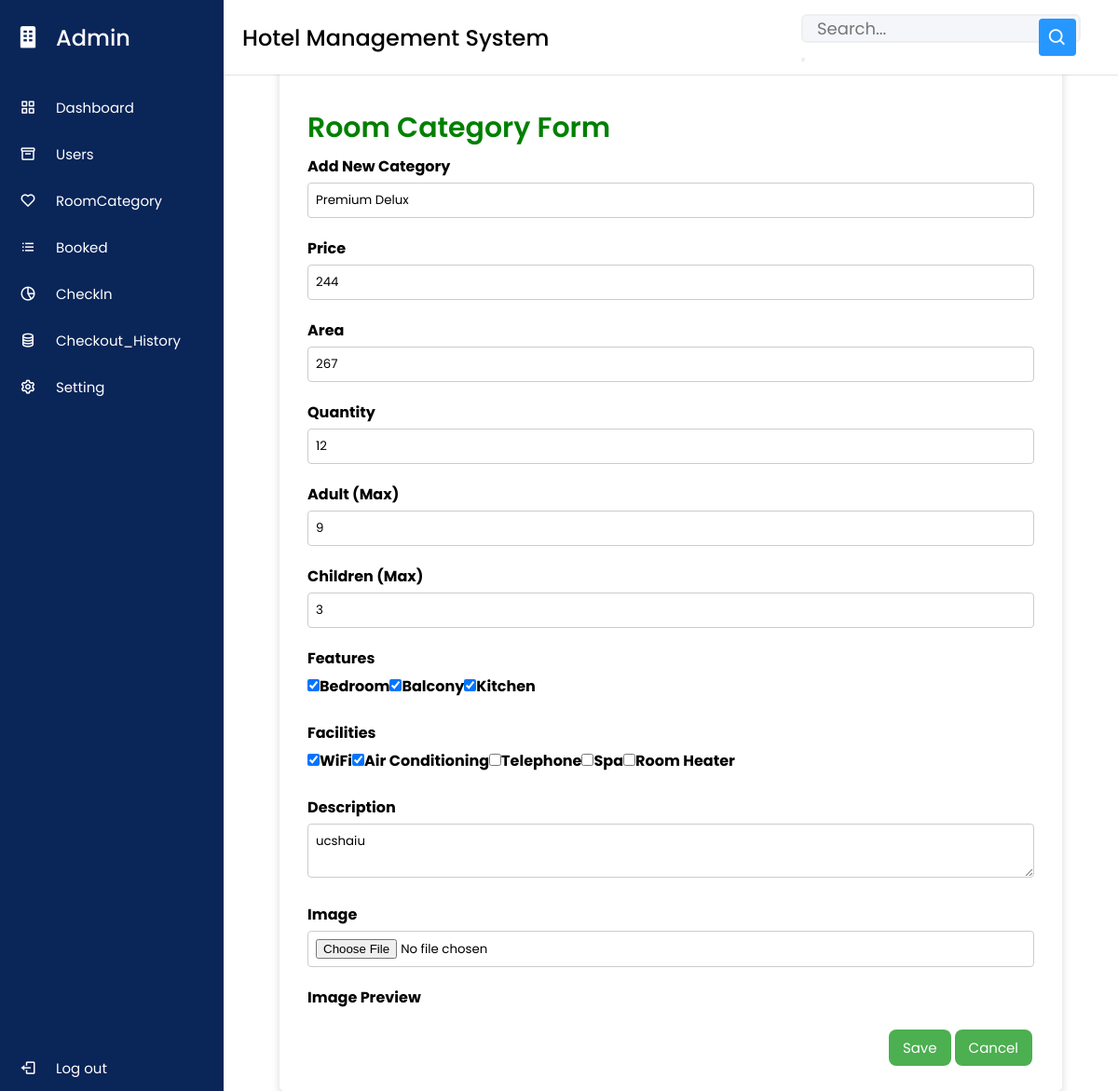
Screenshot of /admin/edit_room.php?edit=33 (signed in) with the database file from the repository.
### tables this page shows
CREATE TABLE `room_categories` (
  `room_id` int(11) NOT NULL,
  `name` varchar(255) NOT NULL,
  `price` varchar(255) NOT NULL,
  `image` varchar(255) NOT NULL,
  `area` varchar(255) NOT NULL,
  `quantity` int(50) NOT NULL,
  `adult` int(50) NOT NULL,
  `children` int(50) NOT NULL,
  `desc` varchar(1000) NOT NULL,
  `facilities` varchar(50) NOT NULL,
  `features` varchar(55) NOT NULL
);

### admin/edit_room.php (the view, shortened to what this page needs)
<?php
include "dashboard.php";
@include 'connect.php';
$id = $_GET['edit'];
?>
<!DOCTYPE html>
<html lang="en">
<head>
   <link rel="stylesheet" href="https://cdnjs.cloudflare.com/ajax/libs/font-awesome/5.15.4/css/all.min.css">
</head>
<body>
   <section class="page">
      <div class="container">
         <div class="categories-section">
            <div class="form-container">
            <h3>Room Category Form</h3>
            <?php
      $select = mysqli_query($conn, "SELECT * FROM room_categories WHERE room_id = '$id'");
      while($row = mysqli_fetch_assoc($select)){
   ?>
               <form action="" method="post" enctype="multipart/form-data">
                  <div class="form-group">
                     <label for="room_name">Add New Category</label>
                     <input type="text" id="room_name" name="room_name"  value="<?php echo $row['name']; ?>" placeholder="Enter category name" required>
                  </div>
                  <div class="form-group">
                     <label for="price">Price</label>
                     <input type="number" id="room_price" name="room_price"  value="<?php echo $row['price']; ?>"placeholder="Enter price" required>
                  </div>
                  <div class="form-group">
                     <label for="area">Area</label>
                     <input type="text" id="area" name="area"  value="<?php echo $row['area']; ?>" placeholder="Enter area" required>
                  </div>
                  <div class="form-group">
                     <label for="quantity">Quantity</label>
                     <input type="number" id="quantity" name="quantity" value="<?php echo $row['quantity']; ?>" placeholder="Enter quantity" required>
                  </div>
                  <div class="form-group">
                     <label for="adult">Adult (Max)</label>
                     <input type="number" id="adult" name="adult" value="<?php echo $row['adult']; ?>" placeholder="Enter max adult count" required>
                  </div>
                  <div class="form-group">
                     <label for="children">Children (Max)</label>
                     <input type="number" id="children" name="children" value="<?php echo $row['children']; ?>" placeholder="Enter max children count" required>
                  </div>
                  <div class="form-group">
                        <label for="features">Features</label>
                        <div class="checkbox-group">
                            <?php
                            $features = explode(',', $row['features']);
                            $featureValues = ['Bedroom', 'Balcony', 'Kitchen'];
                            foreach ($featureValues as $feature) {
                                $checked = (in_array($feature, $features)) ? 'checked' : '';
                                echo '<input type="checkbox" id="' . strtolower(str_replace(' ', '_', $feature)) . '" name="features[]" value="' . $feature . '" ' . $checked . '>';
                                echo '<label for="' . strtolower(str_replace(' ', '_', $feature)) . '">' . $feature . '</label>';
                            }
                            ?>
                        </div>
                        </div>
           <div class="form-group">
            <label for="facilities">Facilities</label>
         <div class="checkbox-group">
        <?php
         $facilities = explode(',', $row['facilities']);
        $facilityValues = ['WiFi', 'Air Conditioning', 'Telephone', 'Spa', 'Room Heater'];
        foreach ($facilityValues as $facility) {
         $checked = (in_array($facility, $facilities)) ? 'checked' : '';
         echo '<input type="checkbox" id="' . strtolower(str_replace(' ', '_', $facility)) . '" name="facilities[]" value="' . $facility . '" ' . $checked . '>';
         echo '<label for="' . strtolower(str_replace(' ', '_', $facility)) . '">' . $facility . '</label>';
      }
         ?>
                </div>
                </div>
                <div class="form-group">
   <label for="description">Description</label>
   <textarea id="description" name="description" required><?php echo $row['desc']; ?></textarea>
</div>
<div class="form-group">
                     <label for="room_image">Image</label>
                     <input id="room_image"  type="file" accept="image/png, image/jpeg, image/jpg" name="room_image" required>
                  </div>
                  <div class="form-group">
                     <label for="image_preview">Image Preview</label>
                  </div>
                  <div class="form-buttons">
                     <input type="submit" value="Save" class="btn-update" name="update_room" >
                     <a href="display_room.php" class="btn-cancel">Cancel</a>
                  </div>
               </form>
            </div>
            <?php }; ?>
         </div>
      </div>
   </section>
</body>
</html>

### admin/dashboard.php (style rules this page uses)
* { margin: 0; padding: 0; box-sizing: border-box; font-family: 'Poppins', sans-serif; }

### admin/edit_room.php (style rules this page uses)
.container { margin-left: 25%; max-width: 70%; width: 100%; background-color: #fff; padding: 25px 30px; border-radius: 5px; box-shadow: 0 5px 10px rgba(0, 0, 0, 0.15); }
.container .form-group { font-size: 16px; font-weight: 500; }
.container .form-container { margin-top: 90px; }
.container .form-container h3 { margin-bottom:6px; font-weight: 600; font-size: 30px; color: green; }
.form-group { margin-bottom: 20px; }
label { display: block; font-weight: bold; margin-bottom: 5px; }
input[type="text"], input[type="number"], input[type="file"], textarea { width: 100%; padding: 8px; border: 1px solid #ccc; border-radius: 4px; box-sizing: border-box; }
.checkbox-group input[type="checkbox"], .checkbox-group label { display: inline-block; margin-bottom: 5px; flex: 1 0 50%; margin-bottom: 5px; }
.form-buttons { display: flex; justify-content: flex-end; margin-top: 20px; }
.btn-update { display: inline-block; padding: 8px 15px; font-size: 15px; background-color: #4caf50; color: #fff; border: none; border-radius: 8px; cursor: pointer; text-decoration: none; margin: 2px; }
.btn-cancel { background-color: #ccc; text-decoration: none; color: #000; }
.btn-cancel { display: inline-block; padding: 8px 15px; font-size: 15px; background-color: #4caf50; color: #fff; border: none; border-radius: 8px; cursor: pointer; text-decoration: none; margin: 2px; }

### rows the page displays
room_categories: room_name "Premium Delux", room_price "244", area "267", quantity "12", adult "9", children "3", feature "Bedroom", feature "Balcony", feature "Kitchen", facility "WiFi", facility "Air Conditioning", facility "Telephone", facility "Spa", facility "Room Heater", description "ucshaiu"
